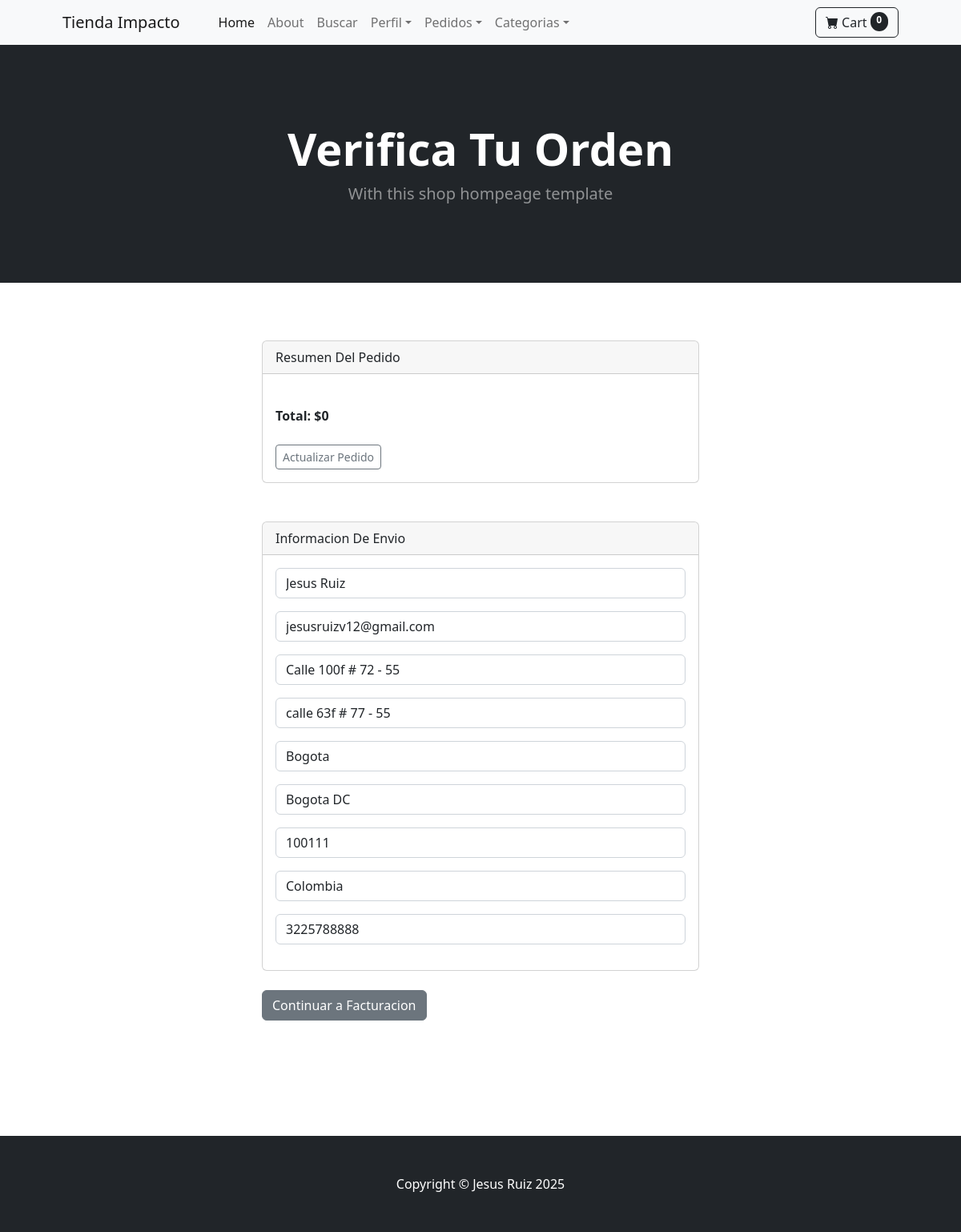
The app's page /payment/checkout (signed in) with its own data.
### payment/models.py (models this page shows, shortened)
class ShippingAdrress(models.Model):
    user = models.ForeignKey(User, on_delete=models.CASCADE, null=True, blank=True)
    shipping_full_name = models.CharField(max_length=255)
    shipping_email = models.CharField(max_length=255)
    shipping_address1 = models.CharField(max_length=255)
    shipping_address2 = models.CharField(max_length=255, null=True, blank=True)
    shipping_city = models.CharField(max_length=255)
    shipping_state = models.CharField(max_length=255,null=True, blank=True)
    shipping_zipcode = models.CharField(max_length=255,null=True, blank=True)
    shipping_country = models.CharField(max_length=255)
    shipping_phone = models.CharField(max_length=255)
    class Meta:
        verbose_name_plural = "Shipping Address"

### payment/views.py (the view)
# urls.py: path('checkout', views.checkout , name='checkout'),
def checkout(request):
    cart = Cart(request)
    cart_products = cart.get_prods
    quantities = cart.get_quants
    totals = cart.cart_total()
    if request.user.is_authenticated:
        shipping_user = ShippingAdrress.objects.get(user__id=request.user.id)
        shipping_form = ShippingForm(request.POST or None, instance=shipping_user)
        return render(request, "payment/checkout.html", {'products': cart_products, 'quantities': quantities, 'totals': totals, 'shipping_form': shipping_form} )
    else:
        shipping_form = ShippingForm(request.POST or None)
        return render(request, "payment/checkout.html", {'products': cart_products, 'quantities': quantities, 'totals': totals, 'shipping_form': shipping_form} )

### cart/cart.py (called while the page is built, shortened)
    def __len__(self):
        return len(self.cart)

    def get_prods(self):
        product_ids = self.cart.keys()
        products = Product.objects.filter(id__in=product_ids)
        return products

    def cart_total(self):
        products_ids = self.cart.keys()
        products = Product.objects.filter(id__in=products_ids)
        quantities = self.cart
        total = 0
        return total

### cart/context_processors.py (called while the page is built)
def cart(request):
    return {'cart': Cart(request)}

### payment/templates/payment/checkout.html (shortened to what this page needs)
{% extends 'base.html'%}
{% block content %}
        <header class="bg-dark py-5">
            <div class="container px-4 px-lg-5 my-5">
                <div class="text-center text-white">
                    <h1 class="display-4 fw-bolder">Verifica Tu Orden</h1>
                    <p class="lead fw-normal text-white-50 mb-0">With this shop hompeage template</p>
                </div>
            </div>
        </header>
        <br><br><br>
            <div class="container">
                <div class="row">
                        <div class="col-md-6 offset-md-3">
                            <div class="card">
                                <div class="card-header">
                                  Resumen Del Pedido
                                </div>
                                <div class="card-body">
                                    <br>
                                    <strong>Total: ${{totals}}</strong>
                                    <br><br>
                                    <a href="{% url 'cart_sumary' %}" class="btn btn-sm btn-outline-secondary">Actualizar Pedido</a>
                                </div>
                              </div>
                              <br><br>
                              <div class="card">
                                <div class="card-header">
                                  Informacion De Envio
                                </div>
                                <div class="card-body">
                                  {{ shipping_form.as_p }}
                                </div>
                              </div>
                              <br>
                              <a href="#" class="btn btn-secondary">Continuar a Facturacion</a>
                        </div>
                </div>
            </div>
  <br><br><br><br><br><br>
 {% endblock %}

### records on screen
ShippingAdrress: shipping_full_name "Jesus Ruiz", shipping_email "jesusruizv12@gmail.com", shipping_address1 "Calle 100f # 72 - 55", shipping_address2 "calle 63f # 77 - 55", shipping_city "Bogota", shipping_state "Bogota DC", shipping_zipcode "100111", shipping_country "Colombia", shipping_phone "3225788888"

### other values on screen
{{ cart|length }} "0"
{{ totals }} "0"
